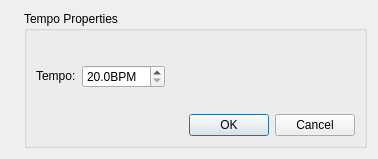
<ui version="4.0" >
 <class>TempoProperties</class>
 <widget class="QDialog" name="TempoProperties" >
  <property name="geometry" >
   <rect>
    <x>0</x>
    <y>0</y>
    <width>378</width>
    <height>159</height>
   </rect>
  </property>
  <property name="windowTitle" >
   <string>MuseScore: Tempo Text Properties</string>
  </property>
  <layout class="QVBoxLayout" name="verticalLayout" >
   <item>
    <layout class="QHBoxLayout" name="horizontalLayout" >
     <item>
      <widget class="QLabel" name="label_3" >
       <property name="sizePolicy" >
        <sizepolicy vsizetype="Ignored" hsizetype="Fixed" >
         <horstretch>0</horstretch>
         <verstretch>0</verstretch>
        </sizepolicy>
       </property>
       <property name="text" >
        <string/>
       </property>
       <property name="pixmap" >
        <pixmap resource="mscore.qrc" >:/data/bg1.jpg</pixmap>
       </property>
      </widget>
     </item>
     <item>
      <widget class="QGroupBox" name="groupBox" >
       <property name="title" >
        <string>Tempo Properties</string>
       </property>
       <property name="flat" >
        <bool>true</bool>
       </property>
       <layout class="QGridLayout" name="gridLayout" >
        <item row="0" column="1" >
         <spacer>
          <property name="orientation" >
           <enum>Qt::Vertical</enum>
          </property>
          <property name="sizeHint" stdset="0" >
           <size>
            <width>20</width>
            <height>40</height>
           </size>
          </property>
         </spacer>
        </item>
        <item row="1" column="0" >
         <widget class="QLabel" name="label" >
          <property name="sizePolicy" >
           <sizepolicy vsizetype="Fixed" hsizetype="Fixed" >
            <horstretch>0</horstretch>
            <verstretch>0</verstretch>
           </sizepolicy>
          </property>
          <property name="text" >
           <string>Tempo:</string>
          </property>
         </widget>
        </item>
        <item row="1" column="1" >
         <widget class="QDoubleSpinBox" name="tempo" >
          <property name="suffix" >
           <string>BPM</string>
          </property>
          <property name="decimals" >
           <number>1</number>
          </property>
          <property name="minimum" >
           <double>20.0</double>
          </property>
          <property name="maximum" >
           <double>999.0</double>
          </property>
         </widget>
        </item>
        <item row="1" column="2" >
         <spacer>
          <property name="orientation" >
           <enum>Qt::Horizontal</enum>
          </property>
          <property name="sizeHint" stdset="0" >
           <size>
            <width>44</width>
            <height>20</height>
           </size>
          </property>
         </spacer>
        </item>
        <item row="2" column="1" >
         <spacer>
          <property name="orientation" >
           <enum>Qt::Vertical</enum>
          </property>
          <property name="sizeHint" stdset="0" >
           <size>
            <width>20</width>
            <height>35</height>
           </size>
          </property>
         </spacer>
        </item>
        <item row="3" column="0" colspan="3" >
         <widget class="QDialogButtonBox" name="buttonBox" >
          <property name="orientation" >
           <enum>Qt::Horizontal</enum>
          </property>
          <property name="standardButtons" >
           <set>QDialogButtonBox::Cancel|QDialogButtonBox::Ok</set>
          </property>
         </widget>
        </item>
       </layout>
      </widget>
     </item>
    </layout>
   </item>
  </layout>
 </widget>
 <resources>
  <include location="mscore.qrc" />
 </resources>
 <connections>
  <connection>
   <sender>buttonBox</sender>
   <signal>accepted()</signal>
   <receiver>TempoProperties</receiver>
   <slot>accept()</slot>
   <hints>
    <hint type="sourcelabel" >
     <x>248</x>
     <y>254</y>
    </hint>
    <hint type="destinationlabel" >
     <x>157</x>
     <y>274</y>
    </hint>
   </hints>
  </connection>
  <connection>
   <sender>buttonBox</sender>
   <signal>rejected()</signal>
   <receiver>TempoProperties</receiver>
   <slot>reject()</slot>
   <hints>
    <hint type="sourcelabel" >
     <x>316</x>
     <y>260</y>
    </hint>
    <hint type="destinationlabel" >
     <x>286</x>
     <y>274</y>
    </hint>
   </hints>
  </connection>
 </connections>
</ui>
